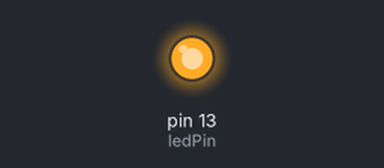
A sketch run on a simulated Arduino Uno, built with avr-gcc and run on an emulated ATmega328P. Shown: output pins drawn as LEDs (lit = HIGH).

Above: at 0.75 s.
At 10.5 s:
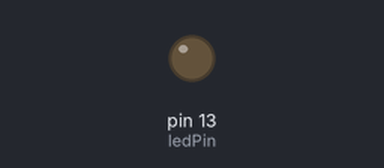
Timing chart, 0 to 14.3 s (numbered marks = the images above):
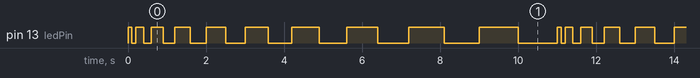

The sketch:

led_blink_variable_delay.ino
```cpp
int ledPin = 13;
int delayTime = 100;

void setup() {
  pinMode(ledPin, OUTPUT);
}

void loop() {
  digitalWrite(ledPin, HIGH);
  delay(delayTime);
  digitalWrite(ledPin, LOW);
  delay(delayTime);

  delayTime += 100;
  if (delayTime > 1000)
    delayTime = 100;
}
```

Measured:
- by itself, pin 13 (ledPin): repeats every 11.0 s: LOW 0.10 s, HIGH 0.20 s, LOW 0.20 s, HIGH 0.30 s, LOW 0.30 s, HIGH 0.40 s, LOW 0.40 s, HIGH 0.50 s, LOW 0.50 s, HIGH 0.60 s, LOW 0.60 s, HIGH 0.70 s, LOW 0.70 s, HIGH 0.80 s, LOW 0.80 s, HIGH 0.90 s, LOW 0.90 s, HIGH 1.0 s, LOW 1.0 s, HIGH 0.10 s
- by itself, everything shown: repeats every 11.0 s, in 20 steps
